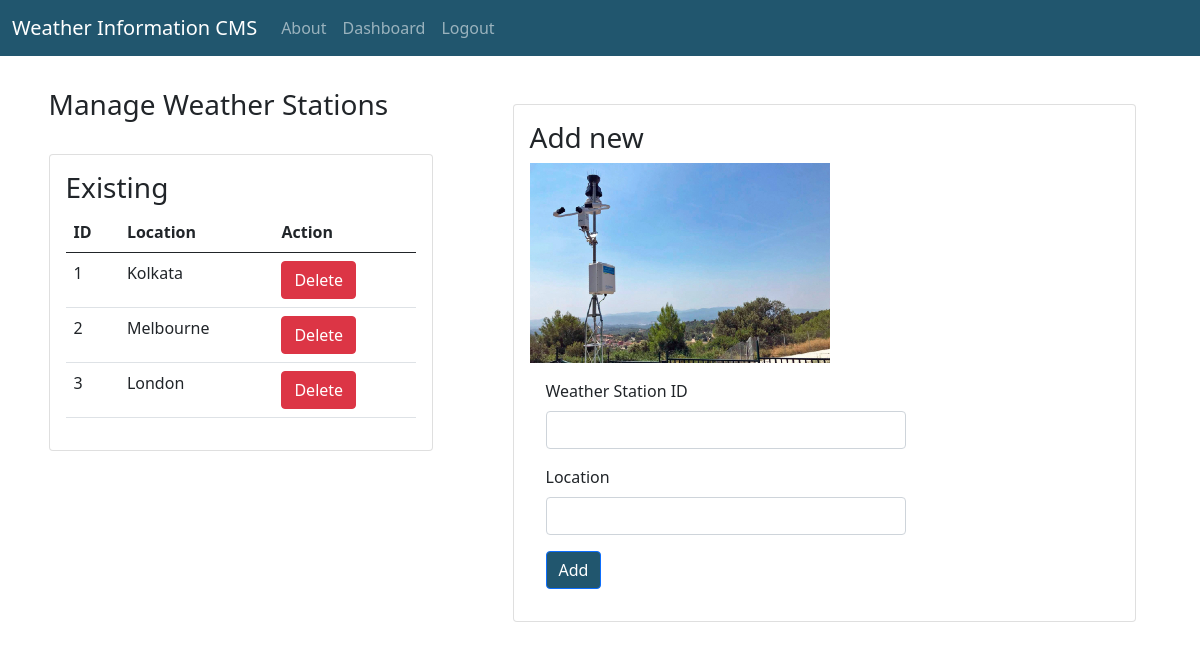
Screenshot of /manage/weatherStations (signed in) with the database file from the repository.
### tables this page shows
CREATE TABLE weather_stations(
	weatherStationID INT NOT NULL UNIQUE,
	location VARCHAR(255) NOT NULL,
	isWorking INT NOT NULL
);

### app.py (the view)
@app.route('/manage/weatherStations')
def manageWeatherStations():
	if 'email' not in session:
		return redirect(url_for('login'))
	if session['user_role'] != 'admin':
		return abort(403)
	all_weather_stations = DBHelper.get_weather_stations()
	return render_template('manage_weather_stations.html',page_title="Manage Weather Stations",all_weather_stations=all_weather_stations)

### AuxClasses.py (called while the page is built)
	@staticmethod
	def get_connection():
		conn = sqlite3.connect('wis_database.db',timeout=30)
		return conn

	@staticmethod
	def get_weather_stations():
		conn = DBHelper.get_connection()
		conn.row_factory = sqlite3.Row
		cur = conn.cursor()
		res = cur.execute("SELECT * FROM weather_stations").fetchall()
		conn.close()
		return res

### templates/manage_weather_stations.html
{% extends 'base.html' %}
{% block main_content %}
<table style="margin-left: auto; margin-right: auto;" cellpadding="32rem">
	<tr valign="top">
		<td>
			<h3>Manage Weather Stations</h3><br/>
		<div class="card" style="min-width: 24rem;">
		  <div class="card-body">
		   <h3>Existing</h3>
			<table class="table">
			  <thead>
			    <tr>
			      <th scope="col">ID</th>
			      <th scope="col">Location</th>
			      <th scope="col">Action</th>
			    </tr>
			  </thead>
			  <tbody>
			  	{% for row in all_weather_stations %}
			    <tr>
			      <td>{{ row['weatherStationID'] }}</td>
			      <td>{{ row['location'] }}</td>
			      <td><button id="delete_station_button" type="button" class="btn btn-danger" onclick=this.style.opacity=0.8;this.innerText='Deleting...';delete_station({{ row['weatherStationID'] }})>Delete</button></td>
			    </tr>
			    {% endfor %}
			  </tbody>
			</table>
		  </div>
		</div>
		</td>
		<td>
			<div class="card mb-3" style="margin: 1rem; padding: 1rem">
				<h3>Add new</h3>
			  <div class="row g-0">
			  	<img src="{{ url_for('static',filename='images/weather_station.jpg') }}" alt="Add new weather station" style="align-self: center; max-width: 300px;">
			    <div class="col-md-8">
			      <div class="card-body">
			    	<div class="mb-3">
				    <label for="weatherStationID" class="form-label">Weather Station ID</label>
				    <input type="form-text" class="form-control" id="weatherStationID" aria-describedby="idHelp" name="weatherStationID" value="{{ request.form['weatherStationID'] }}">
				  </div>
				  <div class="mb-3">
				    <label for="location" class="form-label">Location</label>
				    <input type="form-text" class="form-control" id="location" aria-describedby="locationHelp" name="email" value="{{ request.form['location'] }}">
				  </div>
				  <button id="submit_new_station_button" onclick="add_station(document.getElementById('weatherStationID').value,document.getElementById('location').value)" type="submit" class="btn btn-primary" style="background-color: #21566e">Add</button>
			      </div>
			    </div>
			  </div>
			</div>
		</td>
	</tr>
</table>
{% endblock %}

### templates/base.html (shortened to what this page needs)
<!doctype html>
<html lang="en">
  <head>
    <link href="{{ url_for('static', filename='css/bootstrap.min.css') }}" rel="stylesheet">
    <link href="{{ url_for('static', filename='css/responsive_table.css') }}" rel="stylesheet">
  </head>
  <body>
  <nav class="navbar navbar-expand-lg navbar-dark" style="background-color: #21566e">
  <div class="container-fluid">
    <a class="navbar-brand" href="{{ url_for('index') }}">Weather Information CMS</a>
    <div class="collapse navbar-collapse" id="navbarSupportedContent">
      <ul class="navbar-nav me-auto mb-2 mb-lg-0">
        <li class="nav-item">
          <a class="nav-link" href="{{ url_for('about') }}">About</a>
        </li>
        {% if 'email' in session %}
        <li class="nav-item">
          <a class="nav-link" href="{{ url_for('dashboard') }}">Dashboard</a>
        </li>
        <li class="nav-item">
          <a class="nav-link" href="{{ url_for('logout') }}">Logout</a>
        </li>
        {% endif %}
      </ul>
    </div>
  </div>
</nav>
{% block main_content %}{% endblock %}
  </body>
</html>

### rows the page displays
weather_stations: weatherStationID "1", location "Kolkata"
weather_stations: weatherStationID "2", location "Melbourne"
weather_stations: weatherStationID "3", location "London"
